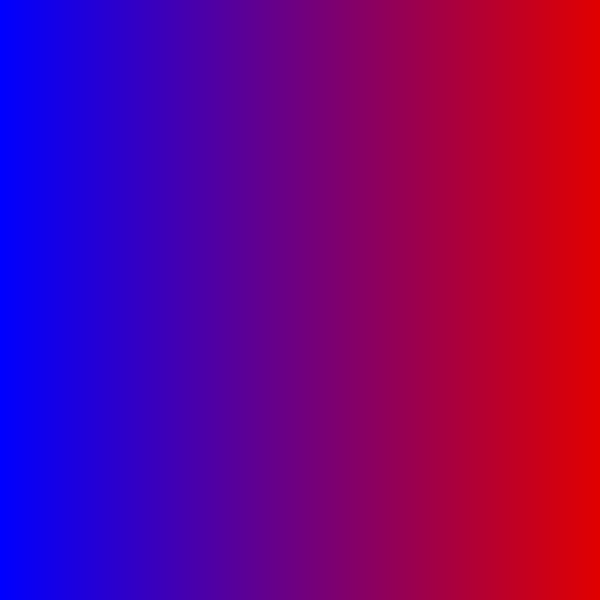
Frame 1 (no input)
Frame 60 (the mouse pressed at the canvas centre just before this capture): identical to frame 1, image omitted
Frame 120 (the mouse held since frame 60 and released just before this capture): identical to frame 1, image omitted

The Processing sketch that drew this single still picture (run headless with seeded random() and noise(); from frame 60 on, the mouse is pressed at the canvas centre):

// Processing sketch: sketch_2
// ── sketch_2.pde
////gradient
void setup(){
  size(600,600); //page size 
}

void draw(){
  loadPixels(); //need to load pixels to use them
  for(int x=0; x<width; x++) {// remeber ; for syntax
    for(int y=0; y<height; y++){
      float normalizedX = map(x,0,width,0,1); //map changes variables throught the loop here it goes up ++
      int red = int(225 * normalizedX);
      int green = 0;
      int blue = int(255*(1-normalizedX));
      
      color c = color(red,green,blue);
      pixels[ x + y * width] = c;
      
    }
  }
  updatePixels();
}
